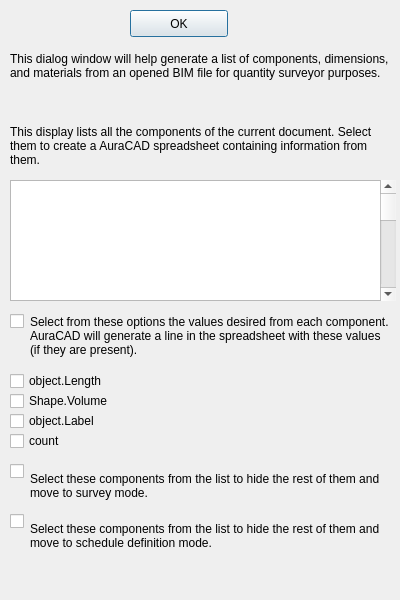
<?xml version="1.0" encoding="UTF-8"?>
<ui version="4.0">
 <class>Dialog</class>
 <widget class="QDialog" name="Dialog">
  <property name="geometry">
   <rect>
    <x>0</x>
    <y>0</y>
    <width>400</width>
    <height>600</height>
   </rect>
  </property>
  <property name="windowTitle">
   <string>Dialog</string>
  </property>
  <widget class="QPushButton" name="pushButton">
   <property name="geometry">
    <rect>
     <x>130</x>
     <y>10</y>
     <width>98</width>
     <height>27</height>
    </rect>
   </property>
   <property name="text">
    <string>OK</string>
   </property>
  </widget>
  <widget class="QListView" name="listView">
   <property name="geometry">
    <rect>
     <x>10</x>
     <y>180</y>
     <width>381</width>
     <height>121</height>
    </rect>
   </property>
  </widget>
  <widget class="QScrollBar" name="verticalScrollBar">
   <property name="geometry">
    <rect>
     <x>380</x>
     <y>180</y>
     <width>16</width>
     <height>121</height>
    </rect>
   </property>
   <property name="orientation">
    <enum>Qt::Vertical</enum>
   </property>
  </widget>
  <widget class="QLabel" name="label_2">
   <property name="geometry">
    <rect>
     <x>10</x>
     <y>120</y>
     <width>381</width>
     <height>51</height>
    </rect>
   </property>
   <property name="text">
    <string>This display lists all the components of the current document. Select them to create a AuraCAD spreadsheet containing information from them.</string>
   </property>
   <property name="wordWrap">
    <bool>true</bool>
   </property>
  </widget>
  <widget class="QLabel" name="label_3">
   <property name="geometry">
    <rect>
     <x>10</x>
     <y>40</y>
     <width>381</width>
     <height>51</height>
    </rect>
   </property>
   <property name="text">
    <string>This dialog window will help generate a list of components, dimensions, and materials from an opened BIM file for quantity surveyor purposes.</string>
   </property>
   <property name="wordWrap">
    <bool>true</bool>
   </property>
  </widget>
  <widget class="QLabel" name="label_4">
   <property name="geometry">
    <rect>
     <x>30</x>
     <y>310</y>
     <width>361</width>
     <height>51</height>
    </rect>
   </property>
   <property name="text">
    <string>Select from these options the values desired from each component. AuraCAD will generate a line in the spreadsheet with these values (if they are present).</string>
   </property>
   <property name="wordWrap">
    <bool>true</bool>
   </property>
  </widget>
  <widget class="QCheckBox" name="checkBox">
   <property name="geometry">
    <rect>
     <x>10</x>
     <y>370</y>
     <width>121</width>
     <height>22</height>
    </rect>
   </property>
   <property name="text">
    <string>object.Length</string>
   </property>
  </widget>
  <widget class="QCheckBox" name="checkBox_2">
   <property name="geometry">
    <rect>
     <x>10</x>
     <y>390</y>
     <width>121</width>
     <height>22</height>
    </rect>
   </property>
   <property name="text">
    <string>Shape.Volume</string>
   </property>
  </widget>
  <widget class="QCheckBox" name="checkBox_3">
   <property name="geometry">
    <rect>
     <x>10</x>
     <y>410</y>
     <width>121</width>
     <height>22</height>
    </rect>
   </property>
   <property name="text">
    <string>object.Label</string>
   </property>
  </widget>
  <widget class="QCheckBox" name="checkBox_4">
   <property name="geometry">
    <rect>
     <x>10</x>
     <y>430</y>
     <width>121</width>
     <height>22</height>
    </rect>
   </property>
   <property name="text">
    <string>count</string>
   </property>
  </widget>
  <widget class="QCheckBox" name="checkBox_5">
   <property name="geometry">
    <rect>
     <x>10</x>
     <y>310</y>
     <width>121</width>
     <height>22</height>
    </rect>
   </property>
   <property name="text">
    <string/>
   </property>
  </widget>
  <widget class="QLabel" name="label_5">
   <property name="geometry">
    <rect>
     <x>30</x>
     <y>460</y>
     <width>361</width>
     <height>51</height>
    </rect>
   </property>
   <property name="text">
    <string>Select these components from the list to hide the rest of them and move to survey mode.</string>
   </property>
   <property name="wordWrap">
    <bool>true</bool>
   </property>
  </widget>
  <widget class="QCheckBox" name="checkBox_6">
   <property name="geometry">
    <rect>
     <x>10</x>
     <y>460</y>
     <width>121</width>
     <height>22</height>
    </rect>
   </property>
   <property name="text">
    <string/>
   </property>
  </widget>
  <widget class="QCheckBox" name="checkBox_7">
   <property name="geometry">
    <rect>
     <x>10</x>
     <y>510</y>
     <width>121</width>
     <height>22</height>
    </rect>
   </property>
   <property name="text">
    <string/>
   </property>
  </widget>
  <widget class="QLabel" name="label_6">
   <property name="geometry">
    <rect>
     <x>30</x>
     <y>510</y>
     <width>361</width>
     <height>51</height>
    </rect>
   </property>
   <property name="text">
    <string>Select these components from the list to hide the rest of them and move to schedule definition mode.</string>
   </property>
   <property name="wordWrap">
    <bool>true</bool>
   </property>
  </widget>
 </widget>
 <resources/>
 <connections/>
</ui>
